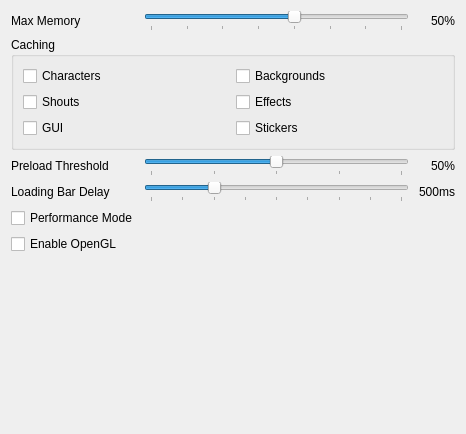
       <widget class="QWidget" name="tab_2">
        <attribute name="title">
         <string>Performance</string>
        </attribute>
        <layout class="QFormLayout" name="formLayout_9">
         <item row="0" column="0">
          <widget class="QLabel" name="label_4">
           <property name="text">
            <string>Max Memory</string>
           </property>
          </widget>
         </item>
         <item row="0" column="1">
          <layout class="QHBoxLayout" name="horizontalLayout_9">
           <item>
            <widget class="QSlider" name="system_memory_threshold">
             <property name="toolTip">
              <string>&lt;html&gt;&lt;head/&gt;&lt;body&gt;&lt;p&gt;Determines the maximum amount of system memory the client may use for caching. Before loading an animation, given that the animation would exceed the threshold provided the animation will instead preserve memory.&lt;br/&gt;&lt;br/&gt;&lt;span style=&quot; font-weight:700;&quot;&gt;Example&lt;/span&gt;&lt;br/&gt;System memory is at 50%.&lt;br/&gt;Threshold is at 51%.&lt;br/&gt;The next animation if cached would bump total usage of system memory to 55%. The threshold being exceeded means the animation system will instead attempt to preserve memory. &lt;/p&gt;&lt;/body&gt;&lt;/html&gt;</string>
             </property>
             <property name="minimum">
              <number>10</number>
             </property>
             <property name="maximum">
              <number>80</number>
             </property>
             <property name="value">
              <number>50</number>
             </property>
             <property name="orientation">
              <enum>Qt::Horizontal</enum>
             </property>
             <property name="tickPosition">
              <enum>QSlider::TicksBelow</enum>
             </property>
             <property name="tickInterval">
              <number>10</number>
             </property>
            </widget>
           </item>
           <item>
            <widget class="QLabel" name="system_memory_threshold_label">
             <property name="minimumSize">
              <size>
               <width>40</width>
               <height>0</height>
              </size>
             </property>
             <property name="baseSize">
              <size>
               <width>40</width>
               <height>0</height>
              </size>
             </property>
             <property name="text">
              <string>50%</string>
             </property>
             <property name="alignment">
              <set>Qt::AlignRight|Qt::AlignTrailing|Qt::AlignVCenter</set>
             </property>
            </widget>
           </item>
          </layout>
         </item>
         <item row="2" column="0">
          <widget class="QLabel" name="label_2">
           <property name="text">
            <string>Preload Threshold</string>
           </property>
          </widget>
         </item>
         <item row="2" column="1">
          <layout class="QHBoxLayout" name="horizontalLayout_6">
           <item>
            <widget class="QSlider" name="caching_threshold">
             <property name="toolTip">
              <string>&lt;html&gt;&lt;head/&gt;&lt;body&gt;&lt;p&gt;Determines how much preloading progress must have reached before it is deemed acceptable to start playback of animated sprites.&lt;/p&gt;&lt;/body&gt;&lt;/html&gt;</string>
             </property>
             <property name="maximum">
              <number>100</number>
             </property>
             <property name="value">
              <number>50</number>
             </property>
             <property name="orientation">
              <enum>Qt::Horizontal</enum>
             </property>
             <property name="tickPosition">
              <enum>QSlider::TicksBelow</enum>
             </property>
             <property name="tickInterval">
              <number>25</number>
             </property>
            </widget>
           </item>
           <item>
            <widget class="QLabel" name="caching_threshold_label">
             <property name="minimumSize">
              <size>
               <width>40</width>
               <height>0</height>
              </size>
             </property>
             <property name="baseSize">
              <size>
               <width>40</width>
               <height>0</height>
              </size>
             </property>
             <property name="text">
              <string>50%</string>
             </property>
             <property name="alignment">
              <set>Qt::AlignRight|Qt::AlignTrailing|Qt::AlignVCenter</set>
             </property>
            </widget>
           </item>
          </layout>
         </item>
         <item row="3" column="0">
          <widget class="QLabel" name="label_3">
           <property name="text">
            <string>Loading Bar Delay</string>
           </property>
          </widget>
         </item>
         <item row="3" column="1">
          <layout class="QHBoxLayout" name="horizontalLayout_8">
           <item>
            <widget class="QSlider" name="loading_bar_delay">
             <property name="toolTip">
              <string>&lt;html&gt;&lt;head/&gt;&lt;body&gt;&lt;p&gt;Determines the delay before the client prompts the loading bar symbol.&lt;/p&gt;&lt;/body&gt;&lt;/html&gt;</string>
             </property>
             <property name="maximum">
              <number>2000</number>
             </property>
             <property name="value">
              <number>500</number>
             </property>
             <property name="orientation">
              <enum>Qt::Horizontal</enum>
             </property>
             <property name="tickPosition">
              <enum>QSlider::TicksBelow</enum>
             </property>
             <property name="tickInterval">
              <number>250</number>
             </property>
            </widget>
           </item>
           <item>
            <widget class="QLabel" name="loading_bar_delay_label">
             <property name="minimumSize">
              <size>
               <width>40</width>
               <height>0</height>
              </size>
             </property>
             <property name="baseSize">
              <size>
               <width>40</width>
               <height>0</height>
              </size>
             </property>
             <property name="text">
              <string>500ms</string>
             </property>
             <property name="alignment">
              <set>Qt::AlignRight|Qt::AlignTrailing|Qt::AlignVCenter</set>
             </property>
            </widget>
           </item>
          </layout>
         </item>
         <item row="6" column="0" colspan="2">
          <spacer name="verticalSpacer_6">
           <property name="orientation">
            <enum>Qt::Vertical</enum>
           </property>
           <property name="sizeHint" stdset="0">
            <size>
             <width>444</width>
             <height>163</height>
            </size>
           </property>
          </spacer>
         </item>
         <item row="1" column="0" colspan="2">
          <widget class="QGroupBox" name="groupBox_8">
           <property name="title">
            <string>Caching</string>
           </property>
           <layout class="QGridLayout" name="gridLayout_5">
            <item row="0" column="0">
             <widget class="QCheckBox" name="cache_characters">
              <property name="text">
               <string>Characters</string>
              </property>
             </widget>
            </item>
            <item row="0" column="1">
             <widget class="QCheckBox" name="cache_backgrounds">
              <property name="text">
               <string>Backgrounds</string>
              </property>
             </widget>
            </item>
            <item row="1" column="0">
             <widget class="QCheckBox" name="cache_shouts">
              <property name="text">
               <string>Shouts</string>
              </property>
             </widget>
            </item>
            <item row="1" column="1">
             <widget class="QCheckBox" name="cache_effects">
              <property name="text">
               <string>Effects</string>
              </property>
             </widget>
            </item>
            <item row="2" column="0">
             <widget class="QCheckBox" name="cache_gui">
              <property name="toolTip">
               <string>Graphical User Interface</string>
              </property>
              <property name="text">
               <string>GUI</string>
              </property>
             </widget>
            </item>
            <item row="2" column="1">
             <widget class="QCheckBox" name="cache_stickers">
              <property name="text">
               <string>Stickers</string>
              </property>
             </widget>
            </item>
           </layout>
          </widget>
         </item>
         <item row="4" column="0">
          <widget class="QCheckBox" name="focus_performance_mode">
           <property name="text">
            <string>Performance Mode</string>
           </property>
          </widget>
         </item>
         <item row="5" column="0">
          <widget class="QCheckBox" name="enable_opengl">
           <property name="text">
            <string>Enable OpenGL</string>
           </property>
          </widget>
         </item>
        </layout>
       </widget>
